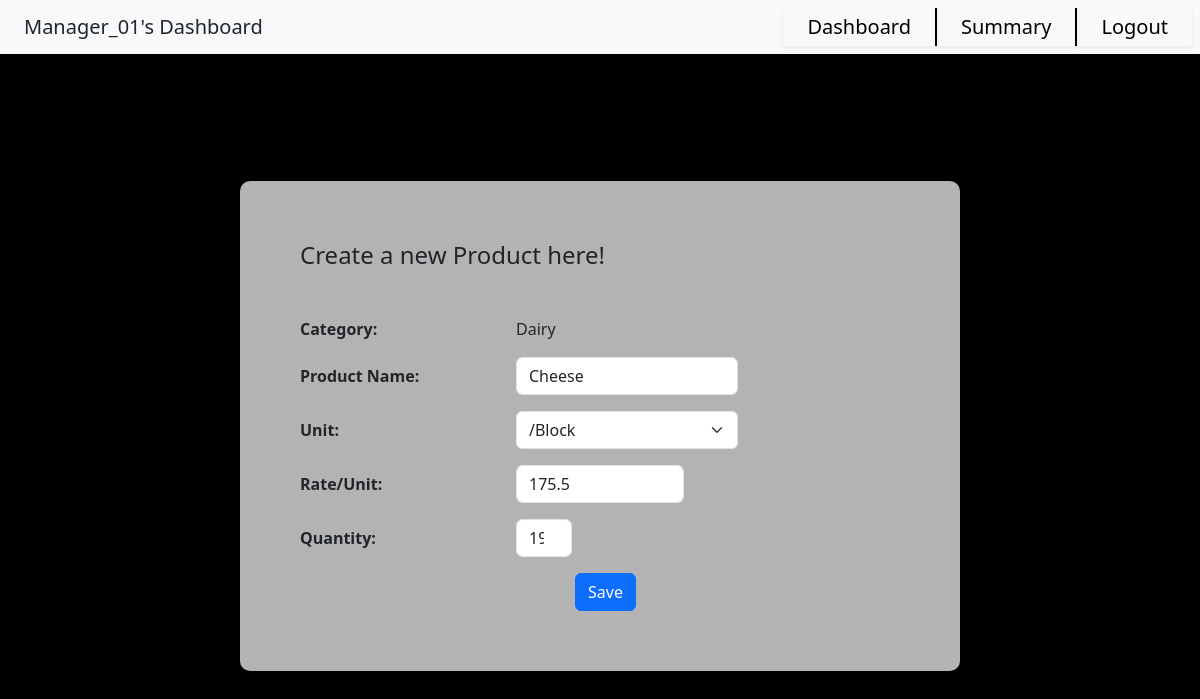
Page /Manager_01/edit_product/cat_1/prod_11 on the committed database.
### application/models.py (models this page shows)
class Category(db.Model):
    __tablename__ = 'Category'
    CID = db.Column(db.Integer, autoincrement=True, primary_key=True)
    Name = db.Column(db.String(collation='NOCASE'), unique=True, nullable=False)
    products = db.relationship("Product", back_populates="cat", cascade='all, delete-orphan', passive_deletes=True)

class Product(db.Model):
    __tablename__ = 'Product'
    PID = db.Column(db.Integer, autoincrement=True, primary_key=True)
    Name = db.Column(db.String(collation='NOCASE'), unique=True, nullable=False)
    Price = db.Column(db.Float, nullable=False)
    Unit = db.Column(db.String, nullable=False)
    Stock = db.Column(db.Integer, nullable=False)
    CID = db.Column(db.Integer, db.ForeignKey('Category.CID', ondelete='CASCADE'))
    cat = db.relationship("Category", back_populates="products")
    ords = db.relationship("Order_Details", back_populates="product")

### application/manager_actions.py (the view)
@app.route("/<usr>/edit_product/cat_<cat>/prod_<pid>")
def edit_product_page(usr, cat, pid):
    p = Product.query.filter(Product.PID == pid).first()
    c = Category.query.filter(Category.CID == cat).first()
    return render_template("create_edit_prod.html", user=usr, cat = c, prod = p)

### templates/create_edit_prod.html (shortened to what this page needs)
<!DOCTYPE html>
<html>
    <head>
        <link href="https://cdn.jsdelivr.net/npm/bootstrap@5.3.1/dist/css/bootstrap.min.css" rel="stylesheet">
        <link href="{{ url_for('static', filename='css/dash.css') }}" rel="stylesheet">
    </head>
    <body id="body">
        <nav id = "nav" class="navbar sticky-top bg-body-tertiary text-center">
            <div class="nav" style = "text-align:left;">
                {{ user }}'s Dashboard
            </div>
            <div class="clickable nav shadow-sm" style = "margin-left:auto;text-align:right; border-right:2px solid black;">
                <a href="/{{ user }}/manager_dashboard" style = "text-decoration:none; color:black;">Dashboard</a>
            </div>
            <div class="clickable nav shadow-sm" style = "text-align:right; border-right:2px solid black;">
                <a href="/{{ user }}/summary" style = "text-decoration:none; color:black;">Summary</a>
            </div>
            <div class="clickable nav shadow-sm" style = "margin-right:1vh; text-align:left;">
                <a href="/login" style = "text-decoration:none; color:black;">Logout</a>
            </div>
        </nav>
        <div id = "content" class="container">
            <div id = "form-wrap">
                <h4 class="mb-5">Create a new Product here!</h4>
                <form style = "width:50vw">
                    <div class = "row g-5 align-items-center mb-3">
                        <div class="col-auto col-sm-4">
                            <b>Category:</b>
                        </div>
                        <div class="col-auto col-sm-5">
                            {{ cat.Name }}
                        </div>
                    </div>
                    <div class = "row g-5 align-items-center mb-3">
                        <div class="col-auto col-sm-4">
                            <b><label for="prod-name" class="col-form-label">Product Name:</label></b>
                        </div>
                        <div class="col-auto col-sm-5">
                            {% if prod is none %}
                                <input type="text" class="form-control" id="prod-name">
                            {% else %}
                                <input type="text" class="form-control" id="prod-name" value = {{ prod.Name }}>
                            {% endif %}
                        </div>
                    </div>
                    <div class = "row g-5 align-items-center mb-3">
                        <div class="col-auto col-sm-4">
                            <b><label for="prod-unit" class="col-form-label">Unit:</label></b>
                        </div>
                        <div class="col-auto col-sm-5">
                            <select class="form-select" aria-label="Default select example" id="prod-unit">
                                {% if prod is none %}
                                    <option selected>Open this select menu</option>
                                    <option value="/Kg">/Kg</option>
                                    <option value="/100mL">/100mL</option>
                                    <option value="/Block">/Block</option>
                                    <option value="/Bunch">/Bunch</option>
                                    <option value="/Each">/Each</option>
                                    <option value="/Litre">/Litre</option>
                                    <option value="/100g">/100g</option>
                                    <option value="/Dozen">/Dozen</option>
                                {% else %}
                                    <option value="/Block" {% if prod.Unit == "/Block" %}selected{% endif %}>/Block</option>
                                {% endif %}
                            </select>
                        </div>
                    </div>
                    <div class = "row g-5 align-items-center mb-3">
                        <div class="col-auto col-sm-4">
                            <b><label for="prod-rate" class="col-form-label">Rate/Unit:</label></b>
                        </div>
                        <div class="col-auto col-sm-4">
                            {% if prod is none %}
                                <input type="text" class="form-control" id="prod-rate" pattern="[0-9]*[.,]?[0-9]*">
                            {% else %}
                                <input type="text" class="form-control" id="prod-rate" pattern="[0-9]*[.,]?[0-9]*" value = "{{ prod.Price }}">
                            {% endif %}
                        </div>
                    </div>
                    <div class = "row g-5 align-items-center mb-3">
                        <div class="col-auto col-sm-4">
                            <b><label for="prod-qt" class="col-form-label">Quantity:</label></b>
                        </div>
                        <div class="col-auto col-sm-4">
                            <div class="col-auto col-sm-4">
                                {% if prod is none %}
                                    <input type="number" class="form-control" id="prod-qt">
                                {% else %}
                                    <input type="number" class="form-control" id="prod-qt" value = "{{ prod.Stock }}">
                                {% endif %}
                            </div>
                        </div>
                    </div>
                    <div class="col-1" style ="margin:auto;">
                        {% if prod is none %}
                            <button type="button" class="btn btn-primary" onclick = "create('{{ user }}','{{cat.CID}}')">Save</button>
                        {% else %}
                            <button type="button" class="btn btn-primary" onclick = "update('{{ user }}','{{cat.CID}}','{{prod.PID}}')">Save</button>
                        {% endif %}
                    </div>
                </form>
            </div>
        </div>
    </body>
</html>

### static/css/dash.css (style rules this page uses)
.navbar { width:100%; }
.nav { padding-top:0.5vh; padding-bottom:0.5vh; padding-left:2vw; padding-right:2vw; width:fit-content; font-size:2.5vh; height:100%; }
#content { min-height:93vh; display:flex; flex-direction:column; justify-content:center; align-items:center; background-color:rgba(255, 255, 255, 0.7); }

### rows in the picture
Category: Name "Dairy"
Product: Name "Cheese", Unit "/Block", Price "175.5", Stock "19"

### other values in the picture
{{ user }} "Manager_01"
